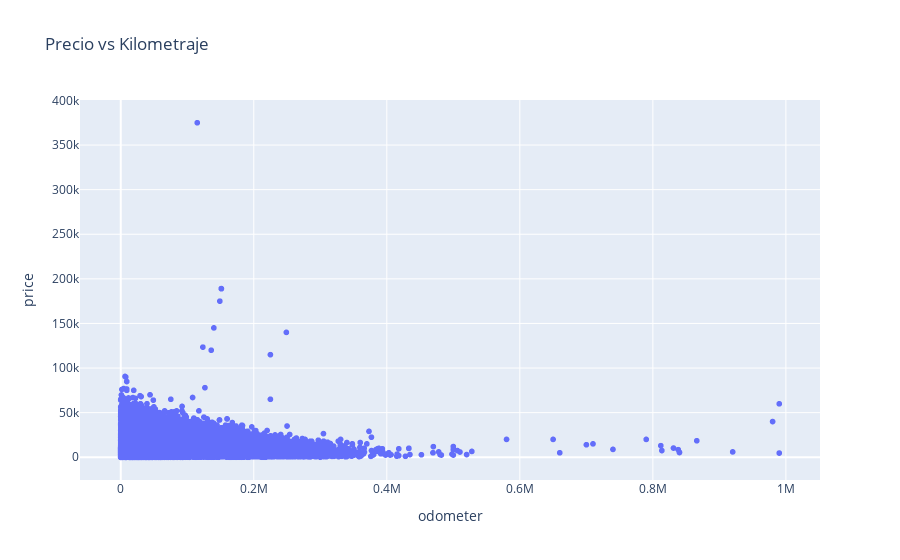

Source (notebook cell):
### Code cell
# Gráfico de dispersión de kilometraje vs precio
fig = px.scatter(car_data, x='odometer', y='price', title="Precio vs Kilometraje")
fig.show()

### Figure 1 — Plotly figure (JSON) as saved in the notebook; plotly's stock layout.template omitted (floating-point values rounded to 4 significant figures; data arrays with more than 128 entries replaced by an {"elided": "..."} marker saying what was removed)
{"data": [{"hovertemplate": "odometer=%{x}<br>price=%{y}<extra></extra>", "legendgroup": "", "marker": {"color": "#636efa", "symbol": "circle"}, "mode": "markers", "name": "", "showlegend": false, "type": "scattergl", "x": {"elided": "47906 float values"}, "xaxis": "x", "y": {"elided": "47906 int values"}, "yaxis": "y"}], "layout": {"legend": {"tracegroupgap": 0}, "title": {"text": "Precio vs Kilometraje"}, "xaxis": {"anchor": "y", "domain": [0, 1], "title": {"text": "odometer"}}, "yaxis": {"anchor": "x", "domain": [0, 1], "title": {"text": "price"}}}}
